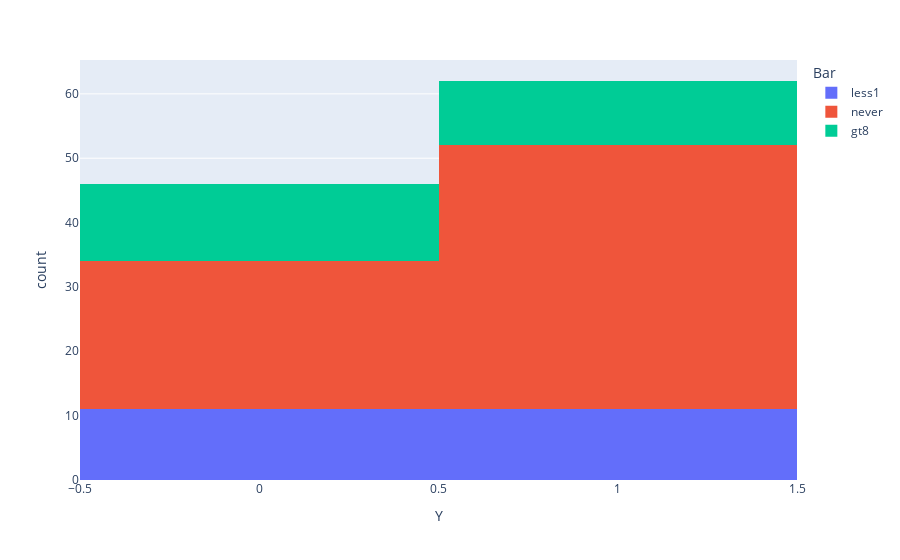

Write notebook code for a chart like this one.
### Code cell
# Demonstrating the participation of customers; who wants bar coupon (Y=1), who dont want it (Y=0):

fig_1= px.histogram(df, x="Y", color="Bar")
fig_1.show()

### Figure 1 — Plotly figure (JSON) as saved in the notebook; plotly's stock layout.template omitted (floating-point values rounded to 4 significant figures)
{"data": [{"alignmentgroup": "True", "bingroup": "x", "hovertemplate": "Bar=less1<br>Y=%{x}<br>count=%{y}<extra></extra>", "legendgroup": "less1", "marker": {"color": "#636efa", "pattern": {"shape": ""}}, "name": "less1", "offsetgroup": "less1", "orientation": "v", "showlegend": true, "type": "histogram", "x": [1, 0, 1, 0, 1, 0, 1, 1, 0, 1, 0, 1, 1, 0, 0, 1, 1, 0, 0, 0, 1, 0], "xaxis": "x", "yaxis": "y"}, {"alignmentgroup": "True", "bingroup": "x", "hovertemplate": "Bar=never<br>Y=%{x}<br>count=%{y}<extra></extra>", "legendgroup": "never", "marker": {"color": "#EF553B", "pattern": {"shape": ""}}, "name": "never", "offsetgroup": "never", "orientation": "v", "showlegend": true, "type": "histogram", "x": [1, 1, 0, 1, 0, 0, 1, 0, 0, 0, 0, 0, 0, 0, 1, 1, 1, 0, 0, 1, 0, 1, 1, 0, 1, 1, 1, 1, 1, 1, 0, 1, 1, 1, 0, 0, 0, 1, 0, 1, 1, 1, 1, 1, 1, 1, 1, 1, 1, 1, 0, 1, 1, 0, 1, 1, 0, 1, 0, 1, 1, 1, 1, 1], "xaxis": "x", "yaxis": "y"}, {"alignmentgroup": "True", "bingroup": "x", "hovertemplate": "Bar=gt8<br>Y=%{x}<br>count=%{y}<extra></extra>", "legendgroup": "gt8", "marker": {"color": "#00cc96", "pattern": {"shape": ""}}, "name": "gt8", "offsetgroup": "gt8", "orientation": "v", "showlegend": true, "type": "histogram", "x": [0, 1, 0, 1, 0, 0, 1, 0, 1, 0, 1, 0, 1, 0, 0, 0, 1, 0, 1, 0, 1, 1], "xaxis": "x", "yaxis": "y"}], "layout": {"autosize": true, "barmode": "relative", "legend": {"title": {"text": "Bar"}, "tracegroupgap": 0}, "margin": {"t": 60}, "xaxis": {"anchor": "y", "autorange": true, "domain": [0, 1], "range": [-0.5, 1.5], "title": {"text": "Y"}, "type": "linear"}, "yaxis": {"anchor": "x", "autorange": true, "domain": [0, 1], "range": [0, 65.26], "title": {"text": "count"}}}}
